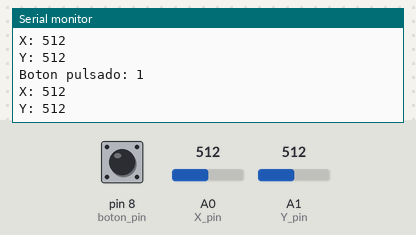
The sketch below on a simulated Arduino Uno, built with avr-gcc and run on an emulated ATmega328P. On the bench: the last lines printed to the serial monitor. The test bench sets the inputs (shaded band); at power-on: A0 (X_pin) = 512, A1 (Y_pin) = 512, pin 8 (boton_pin) HIGH.

Above: at 1.8 s.
1.9 s: A0 (X_pin) set to 716
At 2.4 s:
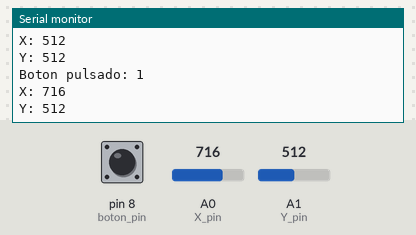
3.4 s: A1 (Y_pin) set to 716
At 4.7 s:
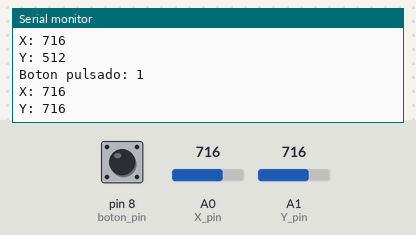
4.9 s: pin 8 (boton_pin) pulled LOW for 1.2 s
7.6 s: A0 (X_pin) set to 900
At 8.4 s:
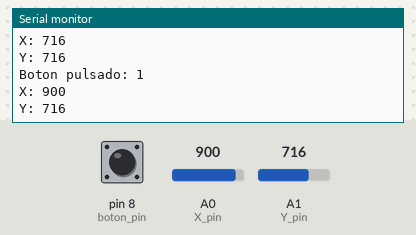
9.1 s: A1 (Y_pin) set to 900
At 10.8 s:
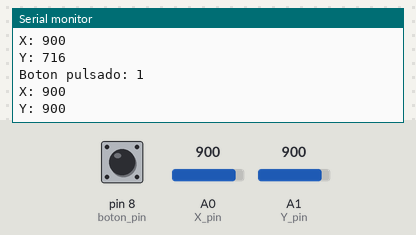
Timing chart, 0 to 11.6 s (numbered marks = the images above; inputs shaded):
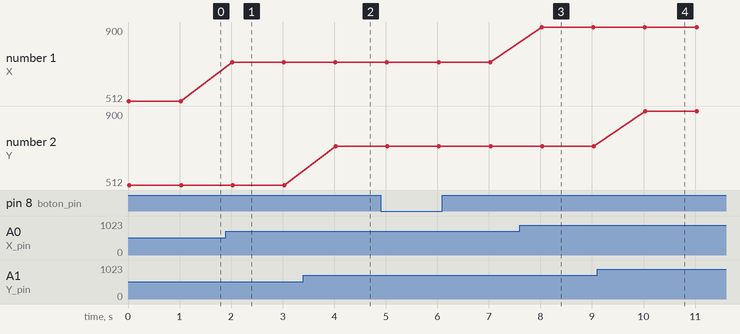

Measured:
- after the input at 1.9 s, the serial monitor: prints a new line after 0.12 s (image 1)
- after the input at 3.4 s, the serial monitor: prints a new line after 0.63 s (image 2)
- after the input at 7.6 s, the serial monitor: prints a new line after 0.43 s (image 3)
- after the input at 9.1 s, the serial monitor: prints a new line after 0.94 s (image 4)
- plotted number 1: 512 → 716 after the input at 1.9 s, 716 → 900 after the input at 7.6 s

The sketch:

EjemploJoystick.ino
```cpp
#include <Servo.h>

#define boton_pin 8 // Pin digital para el botón
#define X_pin A0 // Pin analógico para leer eje X
#define Y_pin A1 // Pin analógico para leer eje Y

void setup() {
  Serial.begin(9600);
  /*
     INPUT_PULLUP agrega una resistencia interna en pull-up de entre 20-50k-ohm,
     depende de la placa, simplificando la utilización de botones y pulsadores.
     De esta forma podemos utilizar directamente el pulsador que incorpora el Joystick.
     Revisad la placa que tenéis para comprobar la resistencia, por si acaso.
  */
  pinMode(boton_pin, INPUT_PULLUP);
}

void loop() {
  /*
      El Joystick permite obtener la medición de los ejes X e Y de forma analógica.
      Los valores se obtienen en el rango de valores 0 - 1023.
      En la posición por defecto el joystick devuelve 500,500.

      Valores devueltos (X, Y) según la posición del joystick,
      teniendo sus pines a nuestra izquierda,
      y siendo la posición central, (500, 500), la posición sin movimiento:
      ----------------------------------------
         0, 0   |    500, 0    |   1024, 0
      ----------------------------------------
        0, 500  |   500, 500   |   1024, 500
      ----------------------------------------
        0, 1024 |   500, 1024  |   1024, 1024
      ---------------------------------------

      Registra la pulsación del botón central mediante una entrada digital,
      1 cuando el botón no está pulsado y 0 cuando lo está.
  */

  Serial.println("Boton pulsado: " + String(digitalRead(boton_pin)));

  int valorX = analogRead(X_pin);
  Serial.println("X: " + String(valorX));

  int valorY = analogRead(Y_pin);
  Serial.println("Y: " + String(valorY));

  delay(1000);
}
```
